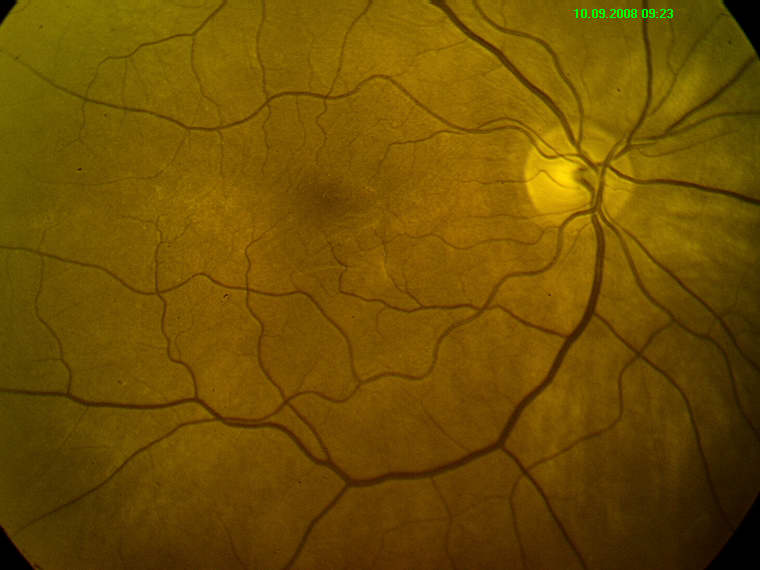
#> input picture DRIMDB/Good/drimdb_good (10).jpg, 760 x 570 px, given in place of drimdb_good (1).jpg, which was not available
$ python algoritmo.py   (older library calls are emulated)
#> lines starting #> are read from the running program, lines starting #| are printed output that depends on the picture; after the words box and inside, x2 and y2 are one past the last pixel; in counts of white or black regions, pixels touching at a corner belong together; pictures that were not available may be replaced by others from this repository, and a replacement may not be noted
import cv2
import numpy as np
import matplotlib.pyplot as plt

##############################################################################
##           Método para generar circulo en el dominio de fourier           ##
##############################################################################
def getFilters(r,width,height):
    w_ =width/2
    h_ = height/2
    x=np.linspace(-w_, w_-1,width)
    y = np.linspace(-h_, h_-1,height)
    [x,y] = np.meshgrid(x,y)
    z = np.sqrt(x**2+y**2)
    cL = z < r
    cH = ~cL
    return (cL, cH)
##############################################################################
##            Método para Obtener el contraste de la imagen                 ##
##############################################################################
def getContrast(img):
    norm_image = cv2.normalize(img, None, alpha=0, beta=1, norm_type=cv2.NORM_MINMAX, dtype=cv2.CV_32F)
    return norm_image.std()

def algoritmo(imgsrc):
        img = imgsrc[:,:,1]
        height, width =np.shape(img)
        ##############################################################
        ##             Threshold mácula y disco óptico              ##
        ##############################################################
        px_total = height*width
        th_disco = px_total*0.0015
        th_macula = px_total*0.005
        th_vasos = px_total*0.03
        contrast = getContrast(img)
        ##############################################################
        ##                    Aplicación de filtro                  ##
        ##############################################################
        ft = np.fft.fftshift(np.fft.fft2(img))
        #   Filtro Low Pass
        [cL, cH] = getFilters(10,width,height)
        l_ft = ft * cL
        #   Filtro Band pass
        [cL1, cH1] = getFilters(20,width,height)
        [cL2, cH2] = getFilters(150,width,height)
        cBP = cH1 * cL2
        cBP = cBP.astype(float)
        cBP = cv2.GaussianBlur(cBP, ksize=(0,0),sigmaX=3,borderType=cv2.BORDER_REPLICATE)
        h_ft = ft * cBP
        #####              Reconstrucción de la imagen              ##
        low_filtered_image = np.fft.ifft2(np.fft.ifftshift(l_ft))
        high_filtered_image = np.fft.ifft2(np.fft.ifftshift(h_ft))

        low_f = abs(abs(low_filtered_image))
        high_f = abs(abs(low_filtered_image))
        ##############################################################
        ###                Búsqueda del disco óptico               ###
        ##############################################################
        D1 = 40
        A= np.zeros(np.shape(img))
        endx = np.shape(A)[1]-1
        endy = np.shape(A)[0]-1

        std_high = np.std(np.reshape(np.real(high_filtered_image),width*height))
        A[np.where(-np.real(high_filtered_image)>std_high)] = 1
        A[1:D1, :] = 0
        A[:, 1:D1] = 0
        A[:,endx-D1:endx] = 0
        A[endy-D1:endy,:] = 0
        suma_hp = np.sum(A)
        ##################################################################
        ###     Sumatoria vertical para la búsqueda del disco óptico    ##
        ##################################################################
        num  = 12
        C = np.zeros([num,1])
        nx = np.floor(height/num).astype(int)
        ny = np.floor(width/num).astype(int)

        for col in range(0,num):
            C[col] = np.sum(A[50:endx-50, col* ny+1: (col+1)*ny])

        x = np.arange(0, num,1)*nx+nx/2
        y = np.arange(0, num,1)*ny+ny/2
        #   Búsqueda de la posición del disco óptico
        b =np.where(C == np.amax(C))[0]

        #   Búsqueda del máximo en low pass
        img_disco = np.zeros(np.shape(img))
        ind_disco= np.arange(round(y[max(b[0]-1,1)]),round(y[min(b[0]+1,12)]),1)

        thr_disco = 0.95*np.max(low_f[D1:endy-D1,ind_disco])
        img_disco[:,ind_disco] = low_f[:,ind_disco] >thr_disco
        ##############################################################
        ##         Búsqueda de la posición central del disco        ##
        ##############################################################
        ind = np.where(img_disco == 1)
        indx_disco = ind[1]
        indy_disco = ind[0]
        pos_discox = np.floor(np.median(indx_disco))
        pos_discoy = np.floor(np.median(indy_disco))
        ##############################################################
        ##                 Búsqueda de la mácula                    ##
        ##############################################################
        img_macula = np.zeros(np.shape(img))
        D=60
        ind = np.arange(max(pos_discoy-90, D),min(pos_discoy+90,np.shape(img)[0]-D),1).astype(int)
        cuad_x = np.floor(np.shape(img)[1]/2)
        cuad_y = np.floor(np.shape(img)[0]/5)

        if(pos_discox > np.shape(img)[1]/2):
            ind_x = np.arange(max(pos_discox-cuad_x,D),min(pos_discox-cuad_y,np.shape(img)[1]-D),1).astype(int)
        else:
            ind_x = np.arange(max(pos_discox+cuad_y,D),min(pos_discox+cuad_x,np.shape(img)[1]-D),1).astype(int)

        thr_macula = np.min(low_f[np.ix_(ind,ind_x)])*1.1
        img_macula[np.ix_(ind,ind_x)] = low_f[np.ix_(ind,ind_x)]<thr_macula

        size_macula = np.sum(img_macula)
        size_disco = np.sum(img_disco)
        if(suma_hp > th_vasos*0.5 and suma_hp<th_vasos*2.5):
            vessels_detected = 1
            if(size_disco > th_disco*0.25 and size_disco < th_disco*1.85):
                disco_detected = 1
                if(size_macula > th_macula*0.15 and size_macula < th_macula*2):
                    macula_detected = 1
                else:
                    macula_detected = 0
            else:
                disco_detected = 0
                macula_detected = 0
        else:
            vessels_detected = 0
            disco_detected = 0
            macula_detected = 0
        ##############################################################
        ##                 Generación de gráficos                   ##
        ##############################################################
        linea1 = [round(y[max(b[0]-1,1)]),round(y[max(b[0]-1,1)])]
        linea2 = [round(y[min(b[0]+1,12)]),round(y[min(b[0]+1,12)])]
        #   Gráfico de la imagen original
        plt.subplot(221)
        plt.title("Vasos sanguineos: {}, Disco: {}, Mácula: {} ".format(vessels_detected,disco_detected,macula_detected))
        plt.imshow(imgsrc)
        plt.contour(img_disco,colors="red")
        plt.contour(img_macula, colors= "cyan")
        #Área de busqueda disco
        plt.plot(linea1,[1, height],color="y")
        plt.plot(linea2,[1, height],color="y")
        #Área de busqueda macula
        plt.plot([ind_x[0],ind_x[len(ind_x)-1]],[ind[0],ind[0]], color="g")
        plt.plot([ind_x[0],ind_x[len(ind_x)-1]],[ind[len(ind)-1],ind[len(ind)-1]], color="g")
        plt.plot([ind_x[len(ind_x)-1], ind_x[len(ind_x)-1]],[ind[0], ind[len(ind)-1]], color="g")
        plt.plot([ind_x[0], ind_x[0]],[ind[len(ind)-1], ind[0]], color="g")
        #   Gráfico suma vertical
        plt.subplot(222)
        C= np.reshape(C,[12,])
        plt.bar(y, C,width=50, color="b")
        #   Área de búsqueda disco
        plt.plot(linea1,[1, np.max(C)],color="r")
        plt.plot(linea2,[1, np.max(C)],color="r")
        #   Gráfico de la imagen filtrada en low pass
        plt.subplot(223)
        plt.imshow(abs(low_filtered_image))
        plt.contour(img_disco,colors="red")
        plt.contour(img_macula, colors= "cyan")
        #   Área de búsqueda disco
        plt.plot(linea1,[1, height],color="y")
        plt.plot(linea2,[1, height],color="y")
        #   Cuadro de búsqueda
        plt.plot([ind_x[0],ind_x[len(ind_x)-1]],[ind[0],ind[0]], color="g")
        plt.plot([ind_x[0],ind_x[len(ind_x)-1]],[ind[len(ind)-1],ind[len(ind)-1]],color="g")
        plt.plot([ind_x[len(ind_x)-1], ind_x[len(ind_x)-1]],[ind[0], ind[len(ind)-1]],color="g")
        plt.plot([ind_x[0], ind_x[0]],[ind[len(ind)-1], ind[0]],color="g")
        #   Gráfico de la imagen filtrada en high pass
        plt.subplot(224)
        plt.imshow(abs(A))
        plt.plot(linea1,[1, height],color="y")
        plt.plot(linea2,[1, height],color="y")
        plt.show()
        return vessels_detected, disco_detected, macula_detected

def menu():
    while(1):
        opcion = ""
        while (not opcion.isdigit()):
            print("Seleccione el dataset a utilizar: ")
            print("1. DRIMDB")
            print("2. DRIVE")
            print("3. Salir")
            opcion = input("Ingrese una opción: ")
#> this loop made 1 pass; the answer given on pass 1: 1
        opcion = int(opcion)
        if(opcion == 1):
            main(dataset="DRIMDB")
#> in main, imgsrc is the input picture: shape (570, 760, 3); mean B, G, R 2.5, 79.4, 111.7
        if(opcion == 2):
            main(dataset="DRIVE")
        if(opcion == 3):
            break


def main(dataset="DRIMDB"):
    deteccion_vasos = list()
    deteccion_disco = list()
    deteccion_macula = list()
    if(dataset == "DRIMDB"):
        for i in range(1,125):
            imgsrc = cv2.imread("DRIMDB/Good/drimdb_good ({}).jpg".format(i))
            vasos,disco,macula = algoritmo(imgsrc)
#> in algoritmo, `img = imgsrc[:,:,1]`:
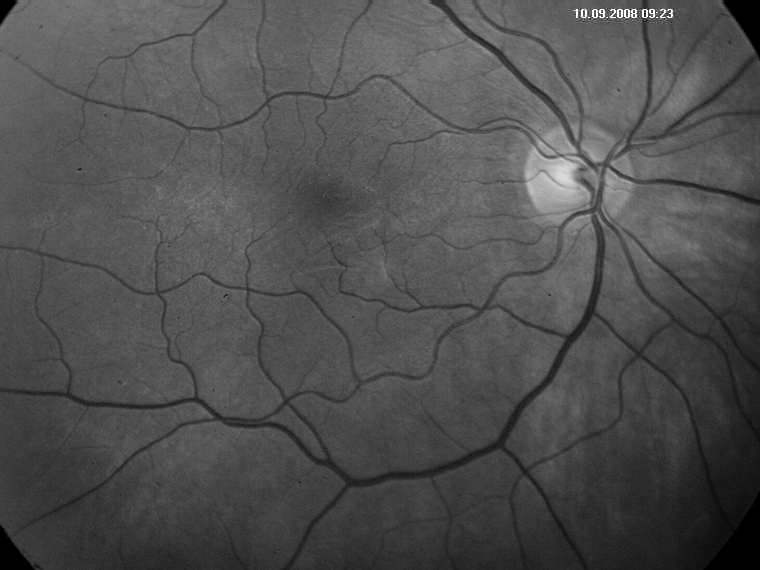
#> img: shape (570, 760); min 0, max 255, mean 79.4
#> in algoritmo, `contrast = getContrast(img)`: contrast = 0.0975
#> in algoritmo, `low_f = abs(abs(low_filtered_image))`:
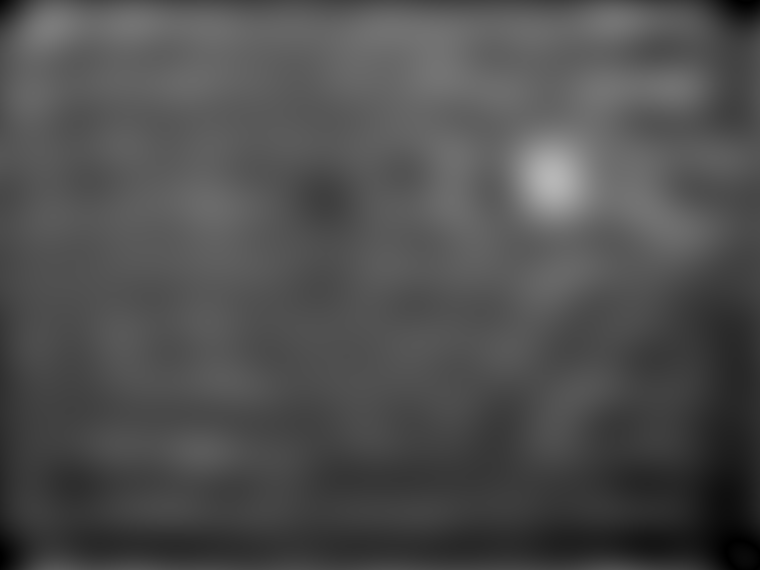
#> low_f: shape (570, 760) float64; min 0.00447, max 182.6, mean 79.5
#> in algoritmo, `std_high = np.std(np.reshape(np.real(high_filtered_image),width*height))`: std_high = 8.57
#> in algoritmo, `thr_disco = 0.95*np.max(low_f[D1:endy-D1,ind_disco])`: thr_disco = 173.4
#> in algoritmo, `img_disco[:,ind_disco] = low_f[:,ind_disco] >thr_disco`:
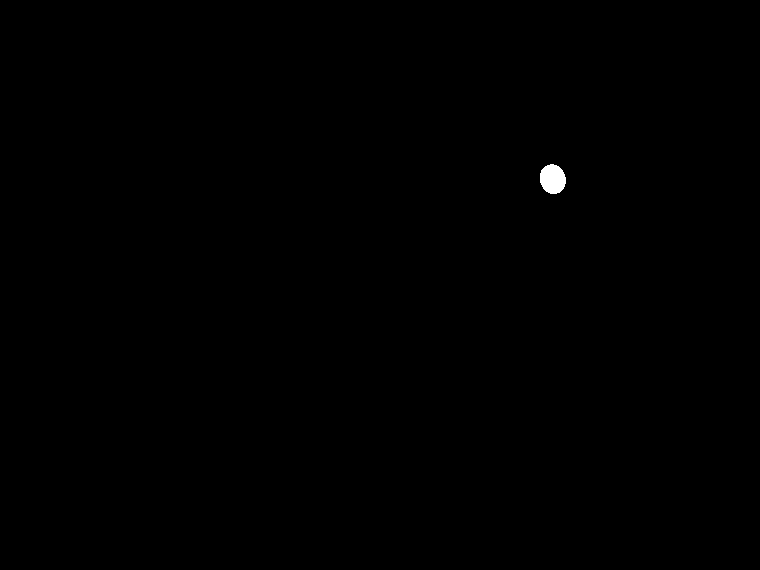
#> img_disco: shape (570, 760) float64; values 0 (black) and 1 (white), 0.14% white; 1 white region, box (x1, y1, x2, y2) and area: (540, 164, 566, 194) 611
#> in algoritmo, `ind = np.where(img_disco == 1)`: ind = 611 positions, rows 164 to 193, columns 540 to 565
#> in algoritmo, `indx_disco = ind[1]`: indx_disco = 611 values, max 565 at index 273, min 540 at index 149, mean 552.3
#> in algoritmo, `indy_disco = ind[0]`: indy_disco = 611 values from 164 to 193
#> in algoritmo, `pos_discox = np.floor(np.median(indx_disco))`: pos_discox = 552
#> in algoritmo, `pos_discoy = np.floor(np.median(indy_disco))`: pos_discoy = 179
#> in algoritmo, `thr_macula = np.min(low_f[np.ix_(ind,ind_x)])*1.1`: thr_macula = 70.67
#> in algoritmo, `img_macula[np.ix_(ind,ind_x)] = low_f[np.ix_(ind,ind_x)]<thr_macula`:
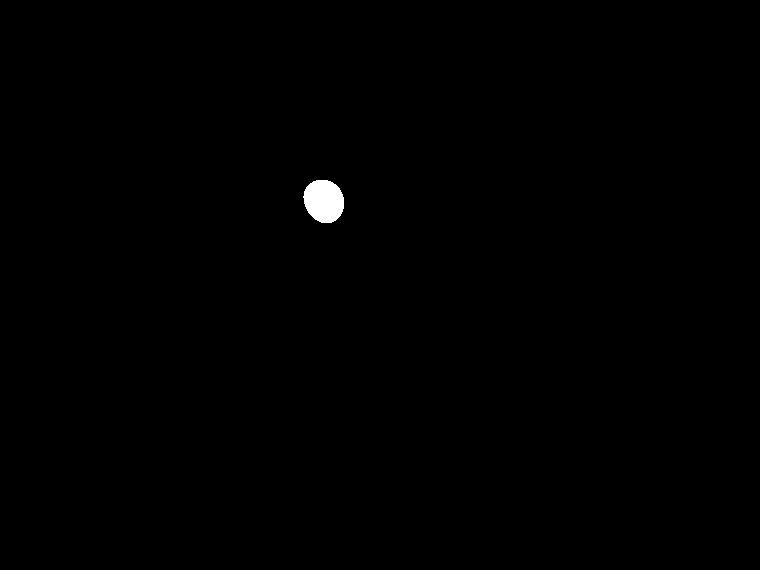
#> img_macula: shape (570, 760) float64; values 0 (black) and 1 (white), 0.32% white; 1 white region, box (x1, y1, x2, y2) and area: (303, 180, 344, 223) 1385
#> in algoritmo, `size_macula = np.sum(img_macula)`: size_macula = 1385
#> in algoritmo, `size_disco = np.sum(img_disco)`: size_disco = 611
#> in algoritmo, `plt.show()`:
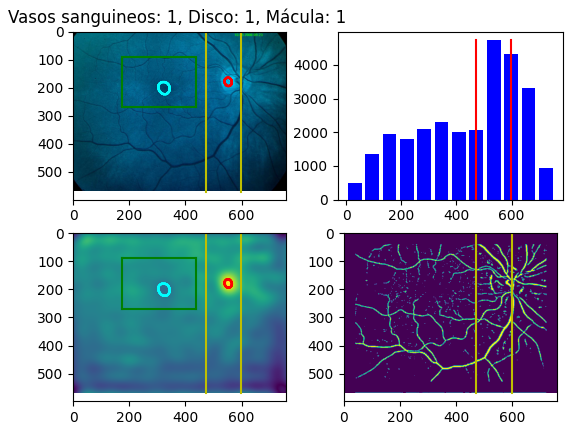
#> figure drawn by matplotlib, 4 panels; B, G, R data is drawn as R, G, B; panel 2: tallest bar 4750 high, from x = 510.5 to 560.5
            deteccion_vasos.append(vasos)
            deteccion_disco.append(disco)
            deteccion_macula.append(macula)

    if(dataset == "DRIVE"):
        for i in range(1,40):
            if(i<=20):
                if(i<10):
                    imgsrc = cv2.imread("DRIVE/0{}_test.tif".format(i))
                else:
                    imgsrc = cv2.imread("DRIVE/{}_test.tif".format(i))

            if(i>20 and i<=40):
                imgsrc = cv2.imread("DRIVE/{}_training.tif".format(i))
            vasos,disco,macula = algoritmo(imgsrc)
            deteccion_vasos.append(vasos)
            deteccion_disco.append(disco)
            deteccion_macula.append(macula)
    print("Vasos sanguineos: {}".format(np.sum(deteccion_vasos)))
    print("Disco: {}".format(np.sum(deteccion_disco)))
    print("Macula: {}".format(np.sum(deteccion_macula)))
    print("Total: {}".format(np.sum(deteccion_vasos)+np.sum(deteccion_disco)+np.sum(deteccion_macula)))
menu()
#> in main, `vasos,disco,macula = algoritmo(imgsrc)`: vasos = 1
#> (the run stopped early here; a loop or call above may not have finished)

$ run again, on DRIMDB/Good/drimdb_good (106).jpg
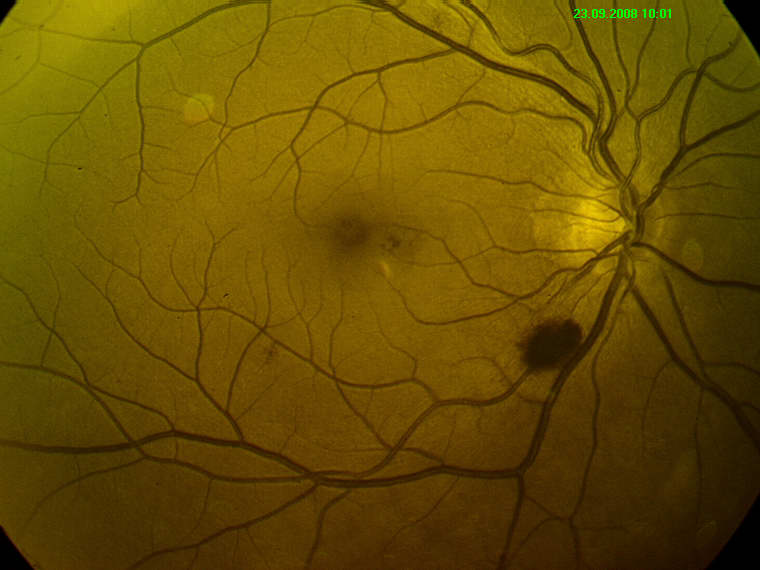
#> input picture DRIMDB/Good/drimdb_good (106).jpg, 760 x 570 px, given in place of drimdb_good (1).jpg, which was not available
#> the loop in menu, `while (not opcion.isdigit()):` made 1 pass; the answer given on pass 1: 1
#> in main, imgsrc is the input picture: shape (570, 760, 3); mean B, G, R 2.7, 79.3, 103.6
#> contrast = 0.123
#> in algoritmo, `low_f = abs(abs(low_filtered_image))`:
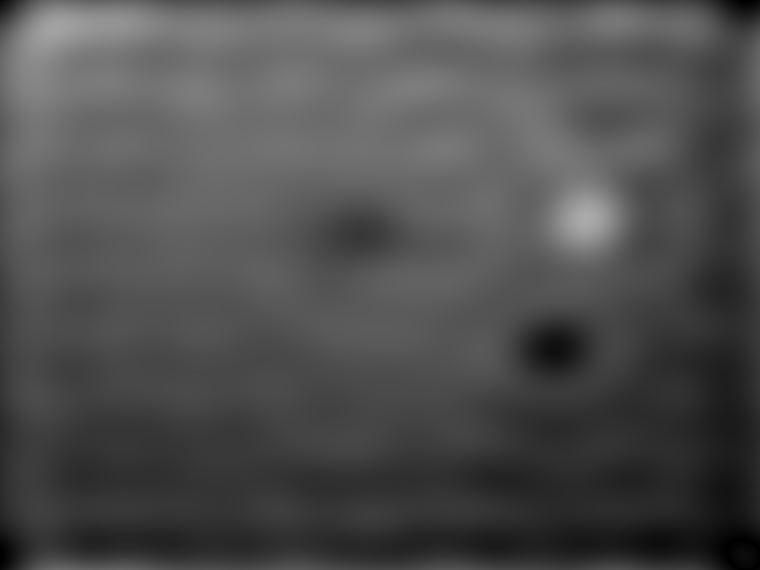
#> low_f: shape (570, 760) float64; min 0.00575, max 170.7, mean 79.3
#> std_high = 9.96
#> thr_disco = 162.2
#> img_disco: shape (570, 760) float64; values 0 (black) and 1 (white), 0.11% white; 1 white region, box (x1, y1, x2, y2) and area: (574, 207, 599, 231) 472
#> in algoritmo, `ind = np.where(img_disco == 1)`: ind = 472 positions, rows 207 to 230, columns 574 to 598
#> indx_disco = 472 values, max 598 at index 190, min 574 at index 142, mean 585.7
#> indy_disco = 472 values from 207 to 230
#> pos_discox = 586
#> pos_discoy = 218
#> thr_macula = 62.21
#> img_macula: shape (570, 760) float64; values 0 (black) and 1 (white), 0.19% white; 1 white region, box (x1, y1, x2, y2) and area: (340, 222, 380, 248) 805
#> size_macula = 805
#> size_disco = 472
#> in algoritmo, `plt.show()`:
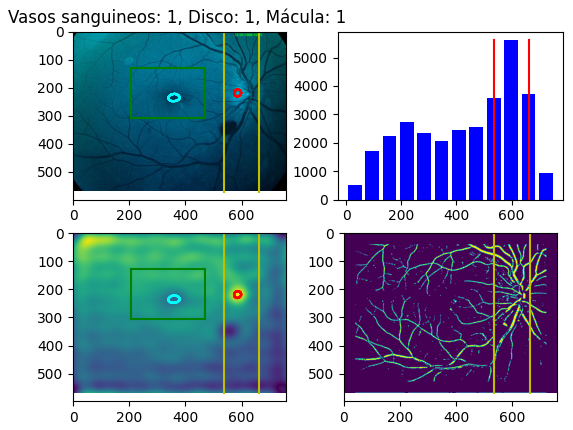
#> figure drawn by matplotlib, 4 panels; B, G, R data is drawn as R, G, B; panel 2: tallest bar 5633 high, from x = 573.5 to 623.5
#> vasos = 1

$ run again, on DRIMDB/Good/drimdb_good (107).jpg
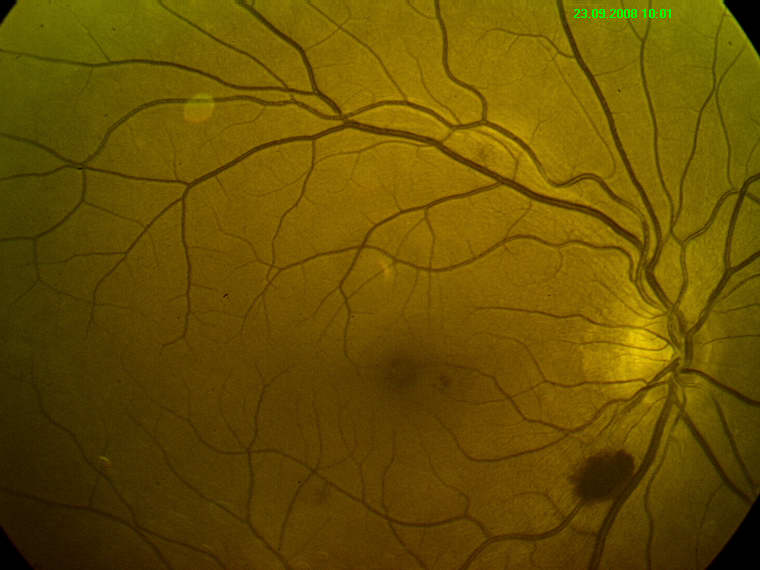
#> input picture DRIMDB/Good/drimdb_good (107).jpg, 760 x 570 px, given in place of drimdb_good (1).jpg, which was not available
#> the loop in menu, `while (not opcion.isdigit()):` made 1 pass; the answer given on pass 1: 1
#> in main, imgsrc is the input picture: shape (570, 760, 3); mean B, G, R 2.7, 80.6, 104.8
#> contrast = 0.109
#> std_high = 10.19
#> thr_disco = 157
#> img_disco: shape (570, 760) float64; values 0 (black) and 1 (white), 0.13% white; 1 white region, box (x1, y1, x2, y2) and area: (622, 333, 647, 362) 576
#> in algoritmo, `ind = np.where(img_disco == 1)`: ind = 576 positions, rows 333 to 361, columns 622 to 646
#> indx_disco = 576 values, max 646 at index 176, min 622 at index 201, mean 633.9
#> indy_disco = 576 values from 333 to 361
#> pos_discox = 634
#> pos_discoy = 347
#> thr_macula = 53.21
#> in algoritmo, `img_macula[np.ix_(ind,ind_x)] = low_f[np.ix_(ind,ind_x)]<thr_macula`:
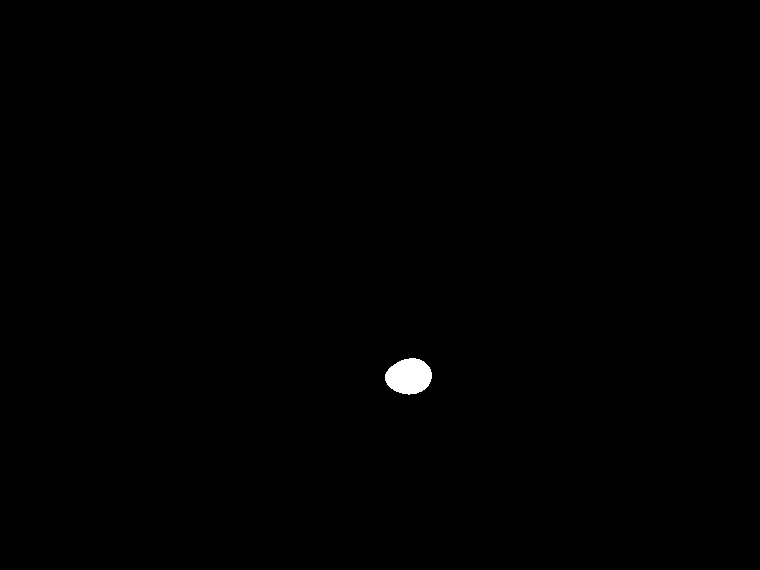
#> img_macula: shape (570, 760) float64; values 0 (black) and 1 (white), 0.3% white; 1 white region, box (x1, y1, x2, y2) and area: (385, 358, 432, 395) 1313
#> size_macula = 1313
#> size_disco = 576
#> in algoritmo, `plt.show()`:
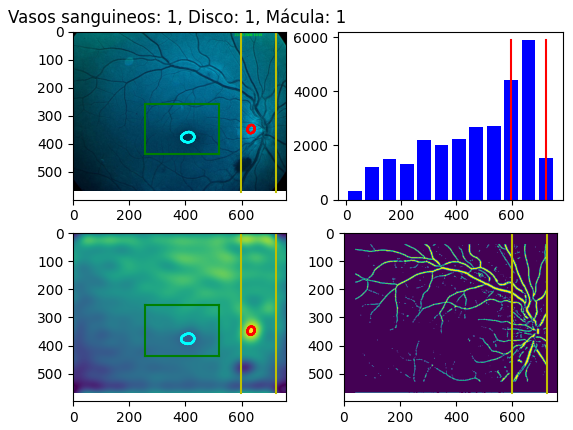
#> figure drawn by matplotlib, 4 panels; B, G, R data is drawn as R, G, B; panel 2: tallest bar 5909 high, from x = 636.5 to 686.5
#> vasos = 1
